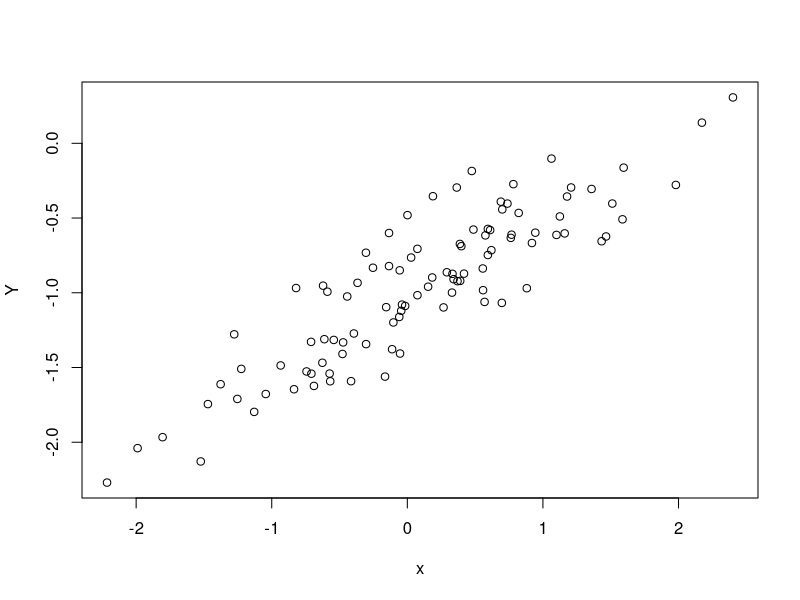
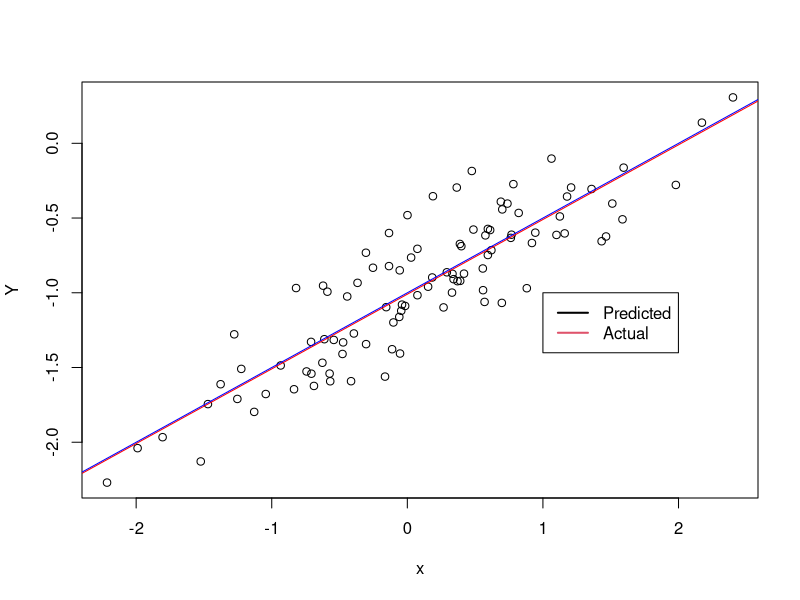
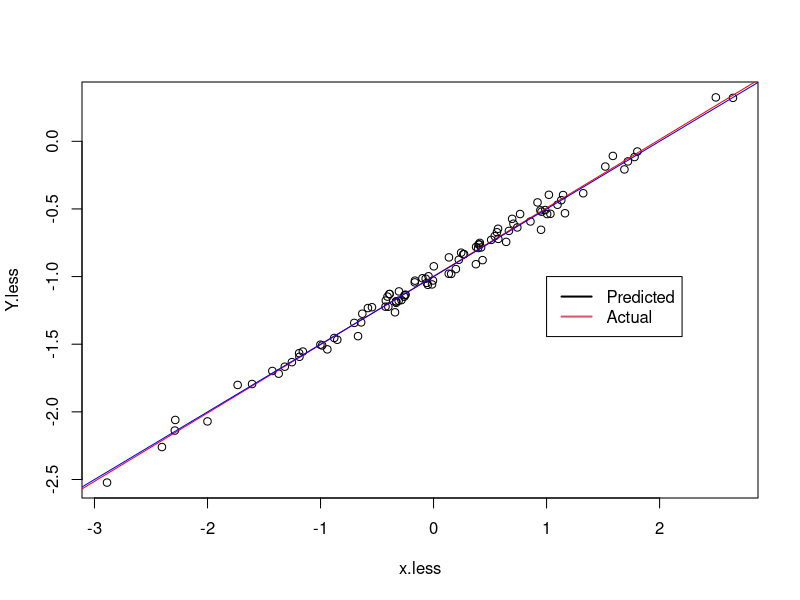
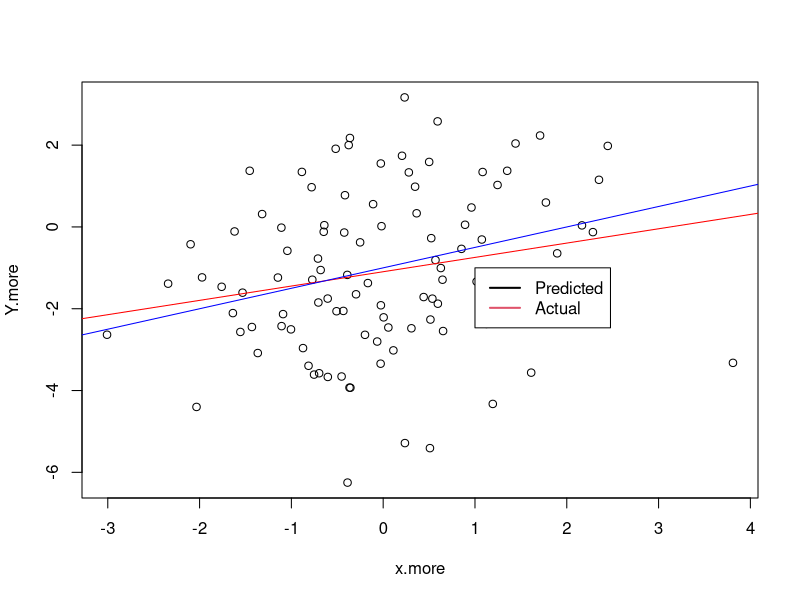

Reproduce these figures in R, in order.
## ---- chunk 1
knitr::opts_chunk$set(echo = TRUE)
## ---- chunk 2
set.seed(1)

# Creating a vector with values drawn from a random distribution
x = rnorm(100)
## ---- chunk 3
eps = rnorm(100, 0, 0.25)
## ---- chunk 4
Y = -1 + 0.5*x + eps
## ---- chunk 5
plot(x, Y)
## ---- chunk 6
lm.fit = lm(Y~x)
summary(lm.fit)
## ---- chunk 7
plot(x, Y)
abline(lm.fit, col='red')
abline(-1, 0.5, col="blue")
legend(-1, c("Predicted", "Actual"), col=1:2, lwd=2)
## ---- chunk 8
lm.poly.fit = lm(Y~x+I(x^2))
summary(lm.poly.fit)
## ---- chunk 9
x.less = rnorm(100)
## ---- chunk 10
eps.less = rnorm(100, 0, 0.05) # epsilon

# Creating the Y value given x and eps

Y.less = -1 + 0.5*x.less + eps.less
## ---- chunk 11
lm.less.fit = lm(Y.less ~ x.less)
## ---- chunk 12
summary(lm.less.fit)
## ---- chunk 13
plot(x.less, Y.less)

# Plotting the least square regression line
abline(lm.less.fit, col='red')

# Plotting the population regression line
abline(-1, 0.5, col="blue")

# Creating a legend for plot
legend(-1, c("Predicted", "Actual"), col=1:2, lwd=2)
## ---- chunk 14
x.more = rnorm(100)
## ---- chunk 15
eps.more = rnorm(100, 0, 2)
## ---- chunk 16
Y.more = -1 + 0.5*x.more + eps.more

# Fitting a least square regression
lm.more.fit = lm(Y.more~x.more)
## ---- chunk 17
summary(lm.more.fit)
## ---- chunk 18
plot(x.more, Y.more)

# Plotting the least square regression line
abline(lm.more.fit, col='red')

# Plotting the population regression line
abline(-1, 0.5, col="blue")

# Creating a legend for plot
legend(-1, c("Predicted", "Actual"), col=1:2, lwd=2)
## ---- chunk 19
confint(lm.fit)
confint(lm.less.fit)
confint(lm.more.fit)
